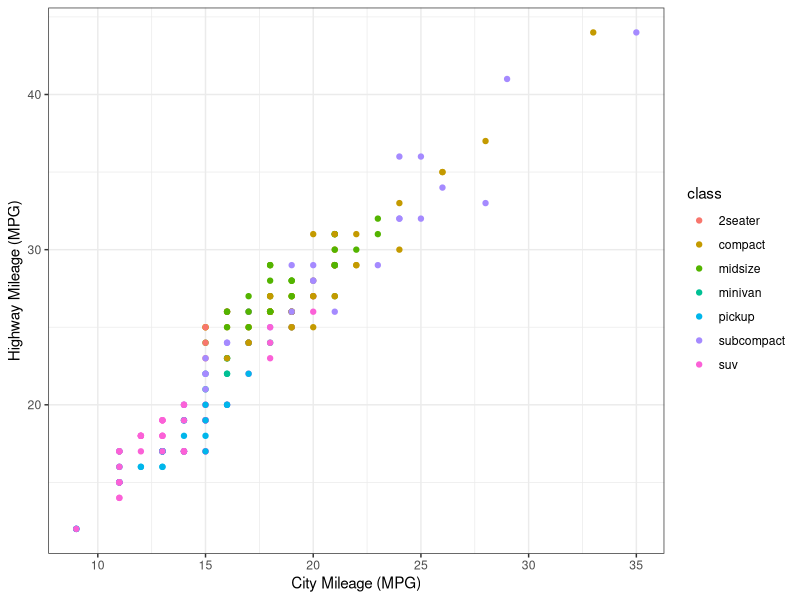
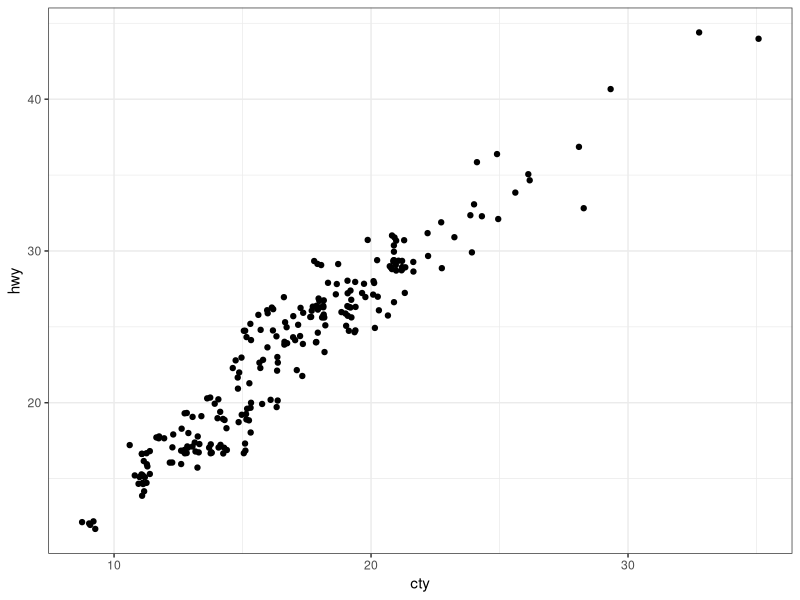

These figures' R source, in order: (Note: this script raises an error after producing the figures.)
# ---------------------------------------------------------- #
#### MODULE 3: Plot even more data!                       ####               
# ---------------------------------------------------------- #

## OBJECTIVE:
# 1. To develop a "grammar of graphics".
# 2. To become comfortable using ggplot2 for exploratory data visualization.


# ---------------------------------------------------------- #
#### SET UP:                                              ####
# ---------------------------------------------------------- #
# REMINDER: In RStudio, open the Rproject for our course (UNCG_DataWrangling), 
# pull any changes from GitHub, and navigate to the branch you created for 
# yourself (just a single branch for the whole semester) in RStudio's Git tab.
# Open this week's assignment in this new branch to complete and submit on GitHub.
# Ideally, you'll commit your answers a bit at a time as you work through
# this assignment, rather than committing all at once at the end.

# Reminder of some helpful resources for graphing in R:
# ggplot Cookbook: http://www.cookbook-r.com/Graphs/
# Official ggplot2 Book: https://ggplot2-book.org/
# Themes in ggplot2: https://ggplot2-book.org/polishing.html#themes

# In ggplot2, aesthetic means “something you can see”. Each aesthetic is a
# mapping between a visual cue and a variable.
# Examples include:
# position (i.e., on the x and y axes)
# color (“outside” color)
# fill (“inside” color)
# shape (of points)
# line type
# size

# Each type of geometric object (geom) accepts only a subset of all aesthetics.
# Refer to the geom help pages to see what mappings each geom accepts. Aesthetic
# mappings are set with the aes() function.

# TASK: We will be using the ggplot2 package for graphing. Fortunately, ggplot2 
# is nested within the tidyverse package (along with many others).
# Start by writing code to load the tidyverse library.
# HINT: see the end of assignment #1 if you forgot how to load a package.
library(tidyverse)

# TASK: Write code below to set your theme to black and white and both your major
# AND minor gridlines to element_blank for all plots you'll be making today.
# HINT: Check back to last week's assignment section 1.9 for setting themes for
# all plots.
theme_set(theme_bw())+
  theme(panel.grid.major = element_blank(),
        panel.grid.minor = element_blank())

# ---------------------------------------------------------- #
#### 1.0 CORRELATION                                      ####
# ---------------------------------------------------------- #

# We learned how to make correlations last week, but it never hurts to get
# more practice! Let's start by using a data set built into ggplot2.
# The mpg dataset looks at the gas efficiency of different cars. Run the following
# code to load the data:
data(mpg, package = "ggplot2")

# TASK: Create a scatterplot (i.e., a dot plot) to relate city and highway mileage.
# Color the points by the class of car (class column) and label the x and y axis 
# to be more informative (City Mileage (MPG) vs Highway Mileage (MPG)).
# HINT: Refer back to last week's assignment or the ggplot help resources if you 
# forget how to make a scatterplot.
ggplot(mpg,aes(x=cty, y=hwy, color=class))+
  geom_point()+
  xlab("City Mileage (MPG)")+
  ylab("Highway Mileage (MPG)")

# Looks alright, but the graph may be hiding some information...
# QUESTION: How many data points are in the mpg dataframe?
# 234

# QUESTION: Approximately how many dots are in the graph you just made? How does
# that compare to the number of observations in the dataframe?
# around 80

# Try another correlation-focused geom that addresses this problem by running
# the following code:
ggplot(data=mpg, aes(x=cty, y=hwy)) + 
  geom_jitter()


# QUESTION: What happened when you created the plot with geom_jitter?
# It created a scatterplot that has more observations

# QUESTION: Run the code to create a plot using geom_jitter a second time. Then run it
# again and again. What happens each time? Why is this happening?
# It adds different observations each time. geom_jitter adds random variation so each time it plots, the points are randomized.

# TASK: The default in geom_jitter is to jitter (or slightly move) the points away
# from each other in both the x and y directions. Check the help file for geom_jitter
# and write code below to make a graph where you jitter points in only the x-dimension
# by 0.5.
ggplot(mpg, aes(x=cty, x=hwy)) +
  geom_jitter(width = 0.5)

# ---------------------------------------------------------- #
#### 1.1 DETOUR! COLORS, COLORS, COLORS                   ####
# ---------------------------------------------------------- #

# Our world is so colorful, and our graphs can be too! But we want to be mindful
# of our color choices to not only be beautiful, but also informative and accessible.

# TASK: Create a new dataframe that filters our mpg data down to only information
# for car classes compact, midsize, and suv using an %in% statement. Name your 
# new dataframe mpgSubset.
# HINT: Refer back to the Transform assignment if you want help with %in% (or 
# try googling!)
mpgSubset<- mpg %>% 
  filter(class %in% c("compact", "midsize", "suv"))

# ggplot has lots of nice (and some not so nice) built-in color palettes that we 
# can use to fill our bars with color. Try running the following code:
ggplot(data=mpgSubset, aes(x=cty, y=hwy, color=class)) +
  geom_jitter()

# The code above supplies us with ggplot's default color palette, which I find not
# so pleasing. Let's try to change this!

# We can add a statement specifying the scale of colors we would prefer. One way
# to do this is to use other pre-set palettes from ggplot. Run the code below to 
# ask ggplot to use the color brewer's palette called Set 1.
ggplot(data=mpgSubset, aes(x=cty, y=hwy, color=class)) +
  geom_jitter() +
  scale_color_brewer(palette="Set1")

# Alternatively, we could use the "RdBu" palette:
ggplot(data=mpgSubset, aes(x=cty, y=hwy, color=class)) +
  geom_jitter() +
  scale_color_brewer(palette="RdBu")

# QUESTION: Investigate the color brewer's range of palettes at this website: 
# https://r-graph-gallery.com/38-rcolorbrewers-palettes.html
# What do you notice about the colors chosen from each of the palettes that we
# used above? (i.e., does it use the first three colors in the palette? The last
# three? Some other combination?)
# The Set1 palette used the first three colors, and the RdBu palette seemed to 
# use the first, last, and middle colors.

# We could also pick out EXACTLY which colors we want for our figure. 
# There are 4 main ways to specify colors in R:
### by name
### by number
### by Hex code
### with the rgb() function

# By Name: R allows you to call more than 600 colors by name! Run the following
# code to see a list:
colors()

# We can put in the colors we chose for each variable by adding the 
# scale_color_manual() function to our plot. Try it out by running the following
# code:
ggplot(data=mpgSubset, aes(x=cty, y=hwy, color=class)) +
  geom_jitter() +
  scale_color_manual(values=c('midnightblue', 'cornflowerblue', 'tomato3'))


# You can also chose colors by number, which are assigned in R.

# TASK: Copy and paste the code to make our scatterplot and replace the color names
# with three numbers of your choice (between 1 and 657). How does your new figure look?
# HINT: remember to remove the quotation marks when calling numbers.
ggplot(data=mpgSubset, aes(x=cty, y=hwy, color=class)) +
  geom_jitter() +
  scale_color_manual(values=c(83, 46, 649))

# QUESTION: How do you think you could figure out which color name belongs to
# each color number?
# HINT: Try creating a dataframe from color() by passing it into the
# as.data.frame() function.
as.data.frame(colors())
# We can see all of the name and colors associated with each other by putting them in a dataframe.
# You can also chose colors by Hex code. A Hex color code is a 6-symbol code made
# of up to three 2-symbol elements (6 symbols in length all together). Each of 
# the 2-symbol elements represents a color value in the Red-Green-Blue (RGB) color
# scale from 0 to 255. Hex codes are written with a # in front of them. Let's try
# out calling our colors using hex code.
ggplot(data=mpgSubset, aes(x=cty, y=hwy, color=class)) +
  geom_jitter() +
  scale_color_manual(values=c('#191970', '#6495ED', '#FF6347'))

# There are two great things about hex codes. First, you can call ANY color you 
# want with a hex code. That is, you're not limited to the 657 colors that are
# in ggplot. By specifying the color by hex code, you can pick literally anything!

# TASK: Google the search term "color picker". This should bring up google's color
# picker (in addition to a billion other color picking websites). Use this color
# picker to generate the hex codes for three new colors of your choice. Then copy
# and paste the above code, replacing the hex codes with your color choices.
ggplot(data=mpgSubset, aes(x=cty, y=hwy, color=class)) +
  geom_jitter() +
  scale_color_manual(values=c('#8277a3', '#cf82c8', '#74a1cf'))

# The second great thing about hex codes is that you can control the transparency
# of your colors. Transparency is set in a hex code by adding two extra symbols
# to the end, which together make up the "alpha" element. Adding 00 to the end 
# of your hex code will make your color completely transparent, while adding FF 
# to the end will make it completely opaque. Any number/letters in-between will 
# result in partial transparency. You can find a complete list of transparencies
# between 0-100% here: https://gist.github.com/lopspower/03fb1cc0ac9f32ef38f4

# TASK: Try out transparency by copying and pasting your graph code below and
# adding the alpha element to the end of each of your hex codes to make your
# first color 0% transparent, your second color 50% transparent, and your third
# color 100% transparent.
ggplot(data=mpgSubset, aes(x=cty, y=hwy, color=class)) +
  geom_jitter() +
  scale_color_manual(values=c('#8277a300', '#cf82c880', '#74a1cfFF'))

# QUESTION: What happened to the point that you set to 100% transparent?
# It looks white because it is essentially clear.
# Finally, we can set our colors using the rgb() function. This operates very
# similarly to the hex code, where you can pick exactly the color and transparency
# you want. Try it out by running the following code:
ggplot(data=mpgSubset, aes(x=cty, y=hwy, color=class)) +
  geom_jitter() +
  scale_color_manual(values=c(rgb(.10, .10, .44, 1), rgb(.39, .58, .93, 1), rgb(1.0, .39, .28, 1)))

# TASK: Modify the above code to make all of your points 50% transparent.
ggplot(data=mpgSubset, aes(x=cty, y=hwy, color=class)) +
  geom_jitter() +
  scale_color_manual(values=c(rgb(.1080, .10, .44, 1, alpha=0.5), rgb(.39, .58, .93, 1, alpha=0.5), rgb(1.0, .39, .28, 1, alpha=0.5)))
# There are so many inventive and artistic people in the world who have expanded
# the offerings for colors in ggplot. Check out some notable ones listed below
# when choosing colors for this assignment.
### Color-blind friendly palettes: https://github.com/JLSteenwyk/ggpubfigs
### Color palettes from vintage National Parks posters: https://github.com/katiejolly/nationalparkcolors
### Color palettes based on Wes Anderson movies: https://github.com/karthik/wesanderson
### Color palettes from famous Dutch paintings: https://github.com/EdwinTh/dutchmasters


# ---------------------------------------------------------- #
#### 1.2 DETOUR! LEGENDS                                  ####
# ---------------------------------------------------------- #

# When you specify colors in your ggplot code, R throws in a bonus legend for free!
# However, this legend is often not as clear or visually appealing as we might 
# prefer. But as with all geometric objects in ggplot, legends can be easily altered.

# Run the following code to create a scatter plot. Feel free to modify the colors
# as you prefer!
ggplot(data=mpgSubset, aes(x=cty, y=hwy, color=class)) +
  geom_jitter()

# QUESTION: Where did ggplot get the legend title and values from?
# It used the name of the column specified, and values from the types of classes
# present in the class column in the mpgSubset data frame.

# We could change the title and values in our legend by altering the dataframe
# we are passing into ggplot. But that seems a bit drastic. Instead, we can 
# lean on the same code that specifies our color picks to alter the legend text.
# Try it out by running the following code:
ggplot(data=mpgSubset, aes(x=cty, y=hwy, color=class)) + 
  # uses the mpgSubset dataframe to create a plot with cty as the x-axis and hwy 
  # and the y-axis, and colors the dots based on their class.
  geom_jitter() + 
  # randomizes the scatterplot
  scale_color_manual(values=c('#FCBA03', '#380754', '#496916'),
  # specifies specific colors to be used for the dots
                     name='Class of Car', 
  # names the legend
                     breaks=c('suv', 'midsize', 'compact'), 
  # lists the order in which the legend will be
                     labels=c('SUV', 'Midsize', 'Compact'))
  # labels the names of the categories in the legend (in the same order as the breaks)


# TASK: Label each line of the code above with what it is doing.
# HINT: Check the scale_color_manual help file or ggplot Cookbook for more info.


# IMPORTANT: It is important to pay attention to the order you provide ggplot with 
# your color choices and legend labels! Try running the following code:
ggplot(data=mpgSubset, aes(x=cty, y=hwy, color=class)) + 
  geom_jitter() + 
  scale_color_manual(values=c('#FCBA03', '#380754', '#496916'), 
                     name='Class of Car', 
                     breaks=c('suv', 'midsize', 'compact'), 
                     labels=c('Compact', 'SUV', 'Midsize')) 


# QUESTION: What is wrong with the code above? Why is it so important to be
# careful with the order you pass information into ggplot?
# The labeling of the points is not consistent with the names of them, so 
# technically the yellow points are data for the SUVs but the legend labels them 
# as compact because the order was different. It's important to be careful that 
# info is in the correct order so that the data is read correctly.

# While changing the legend text and factor order takes place in the scale_color_manual
# step, moving the legend around on the graph page is part of the graph theme. We
# can try this out using the code below:
ggplot(data=mpgSubset, aes(x=cty, y=hwy, color=class)) + 
  geom_jitter() + 
  theme(legend.position='top')


# TASK: Modify the code above to have the legend display along the bottom of
# the figure.
ggplot(data=mpgSubset, aes(x=cty, y=hwy, color=class)) + 
  geom_jitter() + 
  theme(legend.position='bottom')

# We can also have the legend located within the area of the graph itself! We can 
# do this by specifying the coordinates for where the legend should go within the
# graph axes. First we set the legend position and then we set the anchoring 
# position by justifying the legend.
### bottom left: 0,0
### bottom right: 1,0
### top left: 0,1
### top right: 1,1

# Try it out by running the following code:
ggplot(data=mpgSubset, aes(x=cty, y=hwy, color=class)) + 
  geom_jitter() + 
  theme(legend.position=c(1,0), legend.justification=c(1,0))

# QUESTION: What happens if you don't include the code for legend justification
# above?
# It puts it off the edge of the actual plot, so you can't see it.

# TASK: Copy and paste the code from above. Modify it to place the legend in the
# upper left part of the graph.
ggplot(data=mpgSubset, aes(x=cty, y=hwy, color=class)) + 
  geom_jitter() + 
  theme(legend.position=c(0,1), legend.justification=c(0,1))

# Finally, we might want to remove the legend altogether! We would do so by
# modifying the theme as well. 

# TASK: Check the ggplot cookbook to find the legends section. Read what it says 
# about removing the legend. Then copy and paste the graph code from above. Modify
# the code to remove the legend.
ggplot(data=mpgSubset, aes(x=cty, y=hwy, color=class)) + 
  geom_jitter() + 
  theme(legend.position="none")

# ---------------------------------------------------------- #
#### 2.0 DEVIATION                                        ####
# ---------------------------------------------------------- #

# Used to compare variation in values between small number of items (or categories) 
# with respect to a fixed reference.

# Whether the graphical type is a deviation graph or a composition graph (or a 
# ranking graph) may depend on the underlying data structure.

# We used geom_bar() last week with factor data to create a bar graph. But
# geom_bar() is a bit tricky because it can make EITHER a bar graph or a histogram
# depending on the data you give it. The default of geom_bar() is to set stat to 
# count so if you give it just a continuous x value, it will make a histogram. Try
# it with the following code:
ggplot(data=mpg, aes(x=hwy)) + 
  geom_bar()

# In order to have the geom create bars and not a histogram, you must:
# 1) Set stat = identity
# 2) Provide both an x and a y inside the aes(), where x is either a character 
# or factor and y is numeric.

# TASK: Create a dataframe of summary statistics for the mpg data, calculating the
# mean, standard deviation, and standard error for highway mpg grouping by class.
# Name the resulting dataframe highwayMPG and your new variables hwy_mean, hwy_sd,
# and hwy_se.
# HINT: Look back at the Transform assignment if you forget how to summarize the
# data. Also recall, standard error = 1.96*standard deviation.
highwayMPG<- mpg %>% 
  group_by(class) %>% 
  summarize(hwy_mean=mean(hwy,na.rm=T),
            hwy_sd=sd(hwy,na.rm=T),
            hwy_se=1.96*sd(hwy,na.rm=T)) %>%
  ungroup()

# TASK: Create a bar graph showing the average highway MPG on the y-axis and 
# car class on the x-axis. Fill the bars by class. Add in error bar caps that are 20%
# the width pf the bars.
# HINT: Don't forget to change stat from the default in your geom_bar() statement!
ggplot(highwayMPG, aes(y=hwy_mean,x=class, fill=class))+
  geom_bar(stat="identity")+
geom_errorbar(aes(ymin=hwy_mean-hwy_se,
                  ymax=hwy_mean+hwy_se,
                  width=0.2))

# ---------------------------------------------------------- #
#### 2.1 DETOUR! COLORS AND LEGENDS, AGAIN                ####
# ---------------------------------------------------------- #

# Recall that some geometric elements require fills instead of (or sometimes in
# addition to) colors.

# TASK: Create a bar graph with the mpg summary stats with the following parameters:
# (1) Black bar outline
# (2) Bars filled with the color brewer palette "Dark2" using the scale_fill_manual
#     statement
# (3) No legend
# (4) Informative x- and y-axis labels. 
ggplot(highwayMPG, aes(y=hwy_mean,x=class, fill=class))+
  geom_bar(stat="identity",color="black")+
 scale_fill_brewer(palette="Dark2")+
  theme(legend.position = 'none')+
  xlab("Car Class")+
  ylab("Average Highway Mileage (MPG)")
# HINT: Carefully consider whether your color and/or fill should go within an aes() 
# statement, the scale_fill_manual or scale_color_manual statements, or neither.
# If in doubt, try a bunch of ways until it looks how we want it. And consult 
# your helpful ggplot resources on the web.


# ---------------------------------------------------------- #
#### 2.2 DETOUR! AXIS MODIFICATIONS                       ####
# ---------------------------------------------------------- #

# Run the following code, feeling free to modify colors as you prefer:
ggplot(data=highwayMPG, aes(x=class, y=hwy_mean, fill=class)) +
  geom_bar(stat='identity') 

# QUESTION: Where is ggplot getting the x-axis tick labels from?
# The names of the classes.

# Often our tick labels are not the best. We can modify them to be more informative
# or visually appealing by directly modifying the dataframe, but again this feels
# a bit extreme. Instead, we can directly modify the scale of the axis. For axes
# that deal with categories, we are setting the discrete scale. Try it out by
# running the following code:
ggplot(data=highwayMPG, aes(x=class, y=hwy_mean, fill=class)) +
  geom_bar(stat='identity') +
  scale_x_discrete(labels=c('sport', 'compact', 'midsize', 'minivan', 'pickup', 'subcompact', 'SUV'))

# We can also change the scale of the continuous axes, including how large they are
# and where the tick marks fall as follows:
ggplot(data=highwayMPG, aes(x=class, y=hwy_mean, fill=class)) +
  geom_bar(stat='identity') +
  scale_y_continuous(breaks=seq(0, 50, 10))+
  coord_cartesian(ylim=c(0,50))

# QUESTION: Try running the code above without the coord_cartesian() statement. 
# What is surprising about the resulting graph? Based on this result, what do you
# think the coord_cartesian() statement does?
# The bars take up the whole plot space (it looks the same as the first plot in this section).
# The function allows you to sort of zoom in or out of the plot.

# We can also add a statement into the scale discrete or continuous statements
# to name our axes, rather than putting in a whole separate step of xlab() or ylab().
# Try it out with the following code:
ggplot(data=highwayMPG, aes(x=class, y=hwy_mean, fill=class)) +
  geom_bar(stat='identity') +
  scale_x_discrete(name='Class of Car') +
  scale_y_continuous(name='Mean Highway MPG')


# Finally, we can flip our axes easily in ggplot as follows:
ggplot(data=highwayMPG, aes(x=class, y=hwy_mean, fill=class)) +
  geom_bar(stat='identity') +
  coord_flip()


# TASK: Let's put it all together. Make a graph of the mpg summary stats with the
# following specifications:
# (1) color by class of car using a color scheme of your choice (not the default)
# (2) plot the class of car on the x-axis and the highway MPG on the y axis
# (3) include better names for the x- and y-axis titles
# (4) include better names for the car classes
# (5) set the scale of the highway mpg to run from 0 to 30 with breaks every 5 
# (6) flip your axes
# (7) remove the legend
ggplot(data=highwayMPG, aes(x=class, y=hwy_mean, fill=class)) +
  geom_bar(stat='identity') +
  scale_fill_brewer(palette=3)+
  scale_x_discrete(name='Car Class',labels=c('sport', 'compact', 'midsize', 'minivan', 'pickup', 'subcompact', 'SUV')) +
  scale_y_continuous(name='Mean Highway Mileage (MPG)',breaks=seq(0, 30, 5))+
  coord_flip()+
  theme(legend.position="none")
  

# ---------------------------------------------------------- #
#### 3.0 RANKING                                          ####
# ---------------------------------------------------------- #
# Used to compare the position or performance of multiple items with respect to 
# each other. Actual values matters somewhat less than the ranking.

# TASK: Create a dataframe of summary statistics for the mpg data, calculating the
# mean, standard deviation, and standard error for CITY mpg grouping by class.
# Name the resulting dataframe cityMPG and your new variables city_mean, city_sd,
# and city_se.
# HINT: Look back at the Transform assignment if you forget how to summarize the
# data. Also, standard error = 1.96*standard deviation.
cityMPG<- mpg %>% 
  group_by(class) %>% 
  summarize(city_mean=mean(cty,na.rm=T),
            city_sd=sd(cty,na.rm=T),
            city_se=1.96*sd(cty,na.rm=T)) %>%
  ungroup()

# Now we want to plot our data in order from smallest to largest city MPG to get
# a ranking. To do so, we need to use the reorder() function to rearrange the data
# going into our x-axis.
ggplot(cityMPG, aes(x=reorder(class, city_mean), y=city_mean)) + 
  geom_bar(stat="identity")

# TASK: Recreate the above ranking figure to include the following:
# (1) class of car on the x-axis with informative axis and tick labels
# (2) MPG ordered from highest to lowest (hint: try google if you're unsure)
# (3) bars with dary grey outlines and filled by class with your favorite color scheme
# (4) error bars with end caps 30% the width of the bars
# (5) y-axis from 0 to 30 with tick marks every 5
# (6) no legend.
ggplot(cityMPG, aes(x=reorder(class, -city_mean), y=city_mean, fill=class)) + 
  geom_bar(stat="identity",color="darkgrey")+
  scale_fill_manual(values=c('#88BFD7',"#80E27E","#6C699B","#974455","#1B7468","#2A3A84","#F7A4F9"))+
  geom_errorbar((aes(ymin=city_mean-city_se,
                     ymax=city_mean+city_se,
                     width=0.3)))+
  scale_x_discrete(name='Car Class',labels=c('sport', 'compact', 'midsize', 'minivan', 'pickup', 'subcompact', 'SUV')) +
  scale_y_continuous(name='Mean City Mileage (MPG)',breaks=seq(0, 30, 5))+
  theme(legend.position="none")
  

# ---------------------------------------------------------- #
#### 4.0 DISTRIBUTION                                     ####
# ---------------------------------------------------------- #
# When you have lots and lots of data points and want to study where and how the
# data points are distributed.

# Histograms can be accomplished with either geom_bar() or geom_histogram()
ggplot(mpg, aes(hwy)) + 
  geom_histogram()

# TASK: Recreate the graph above, but using geom_bar() instead
ggplot(mpg, aes(hwy)) + 
  geom_bar()

# TASK: Try making a histogram with the categorical variable 'manufacturer'.
# What error message do you get?
ggplot(mpg, aes(manufacturer)) + 
  geom_histogram()
# The error says that I can't use a discrete x variable. It needs to be continuous. 
# It also asks if i want to use 'stat="count"'.

# QUESTION: What happens when you follow the advice of the error message and 
# make stat='count'?
ggplot(mpg, aes(manufacturer)) + 
  geom_histogram(stat="count")
# It makes a graph that graphs the manufacturers and the count of how many of 
# each manufacturer are present in the data.

# TASK: Make a boxplot comparing the distribution of cty (city mileage) for
# each class of car.
# HINT: Look back to last week if you forget how to make a boxplot.
ggplot(mpg,aes(x=class,y=cty))+
  geom_boxplot()

# We can also make a different type of distribution, a violin plot using the 
# geom_violin statement as follows:
ggplot(mpg, aes(x=class, y=cty)) + 
  geom_violin()

# QUESTION: What does a violin plot show? Check google if you're unsure.
# It shows the distribution of counts of each type of car class at that city mileage. 
# So the wider parts have a higher count of cars that have that city MPG in that class.

# ---------------------------------------------------------- #
#### 5.0 COMPOSITION                                      ####
# ---------------------------------------------------------- #
# Bar charts and pie charts are classic ways of showing composition of a dataset.

# TASK: Let's get some data for this task by determining the number of cars from 
# each car manufacturer in our mpg dataframe. We can do this as follows:
manufacturerFreq <- mpg %>% 
  group_by(manufacturer) %>% 
  summarize(frequency=length(manufacturer)) %>% 
  ungroup()

# TASK: Make a bar graph of the number of cars (frequency) by manufacturer using
# the dataframe we created above.
ggplot(manufacturerFreq,aes(y=frequency,x=manufacturer))+
  geom_bar(stat = "identity")

# We can switch the bar chart you created above into a pie chart simply by changing
# the coordinate system through a series of steps as follows:

ggplot(manufacturerFreq, aes(x=manufacturer, y=frequency)) +
  geom_bar(stat="identity") +
  coord_polar()

ggplot(manufacturerFreq, aes(x=manufacturer, y=frequency, fill=manufacturer)) +
  geom_bar(stat="identity") +
  coord_polar()

ggplot(manufacturerFreq, aes(x="", y=frequency, fill=manufacturer)) +
  geom_bar(stat="identity", width=1) +
  coord_polar()

ggplot(manufacturerFreq, aes(x="", y=frequency, fill=manufacturer)) +
  geom_bar(stat="identity", width=1) +
  coord_polar(theta="y")

ggplot(manufacturerFreq, aes(x="", y=frequency, fill=manufacturer)) +
  geom_bar(stat="identity", width=1) +
  coord_polar(theta="y", start=0) +
  theme_void() +
  theme(legend.title = element_text(size = 12.5), 
        legend.text  = element_text(size = 8.5),
        legend.key.size = unit(.75, "lines"))

# TASK: Annotate the code below to describe what each line does:
ggplot(manufacturerFreq, aes(x="", y=frequency, fill=manufacturer)) +
  # creates a plot using the manufacturerFreq data, fills each slice with a
  # specific color for each manufacturer, x="" is used to stack the bars for 
  # a pie chart, frequency is set as the y-coordinate
  geom_bar(stat="identity", width=1) +
  # specifies graph type, uses actual values from frequency, sets bar widths to 1
  coord_polar(theta="y", start=0) +
  # turns the plot into a circular chart, with y used as the reference for pie slice width
  theme_void() +
  # sets the void theme for the plot
  theme(legend.title = element_text(size = 12.5), 
        # sets text size for legend title
        legend.text  = element_text(size = 8.5),
        # sets text size for legend text
        legend.key.size = unit(.75, "lines"))
        # sets size of the colored boxes in the legend


# ---------------------------------------------------------- #
#### 6.0 CHANGE                                           ####
# ---------------------------------------------------------- #

# Time series are often best visualized with line graphs. Let's try this out
# with some new data:
data("economics")

# TASK: Use the economics dataset to plot the number of people who are unemployed
# over time (unemploy vs date). Make a scatterplot, then connect the points with 
# lines using geom_line().
# HINT: use ?economics to get more information about this dataset.

ggplot(economics,aes(x=date,y=unemploy))+
  geom_point()+
  geom_line()


# ---------------------------------------------------------- #
#### GROUPS AND MAPS                                      ####
# ---------------------------------------------------------- #

# Let's save these for group project options, this assignment is really long!









# REMEMBER: Save and push your script when you're done with this assignment!
